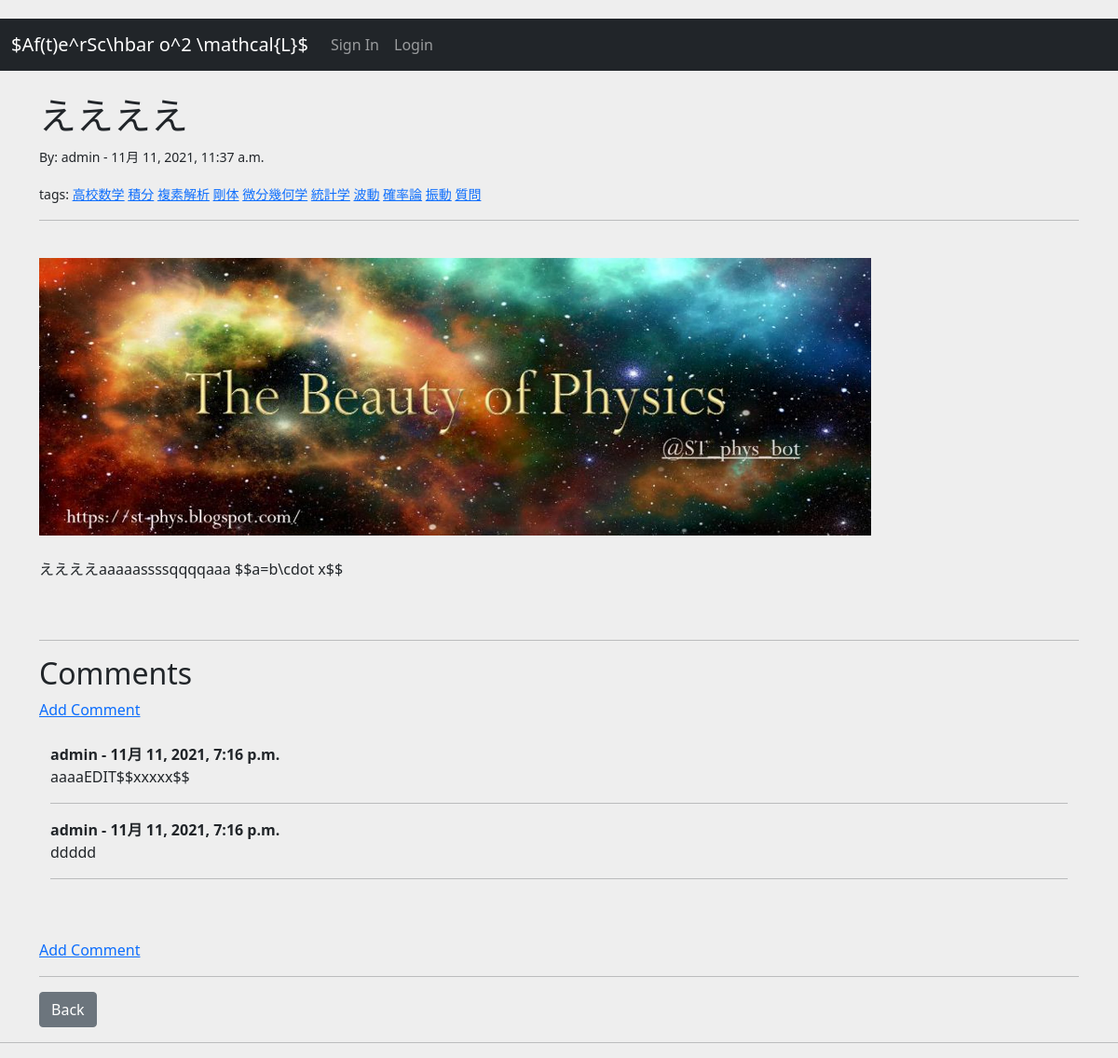
Screenshot of /article/56 with the database file from the repository.
### theblog/models.py (models this page shows, shortened)
class Post(models.Model):
    title = models.CharField(max_length=255, verbose_name='タイトル')
    header_image = models.ImageField(null=True, blank=True, upload_to="images/post/", verbose_name='画像')
    author = models.ForeignKey(User, on_delete=models.CASCADE)
    body = models.TextField(default='' , verbose_name='内容')
    post_date = models.DateTimeField(auto_now_add=True)
    category = models.CharField(max_length=255, default='uncategorized')
    likes = models.ManyToManyField(User, related_name='blog_posts')
    solved = models.BooleanField(default=False)
    tags = TaggableManager(verbose_name='タグ')
    def total_likes(self):
       return self.likes.count()

class Comment(models.Model):
    post = models.ForeignKey(Post, related_name="comments", on_delete=models.CASCADE)
    comment_image = models.ImageField(null=True, blank=True, upload_to="images/comment/", verbose_name='画像')
    name = models.ForeignKey(User, on_delete=models.CASCADE)
    body = models.TextField(verbose_name='内容')
    date_added = models.DateTimeField(auto_now_add=True)

### theblog/views.py (the view)
# urls.py: path('article/<int:pk>', ArticleDetailView.as_view(), name="article-detail"), # int: integer, pk: primary key
class ArticleDetailView(DetailView):
    model = Post
    template_name = 'article_details.html'
    def get_context_data(self, *args, **kwargs):
        cat_menu = Category.objects.all()
        context = super(ArticleDetailView, self).get_context_data(*args, **kwargs)
        stuff = get_object_or_404(Post, id=self.kwargs['pk'])
        total_likes = stuff.total_likes()
        liked = False
        if stuff.likes.filter(id=self.request.user.id).exists():
           liked = True
        context["cat_menu"] = cat_menu
        context["total_likes"] = total_likes
        context["liked"] = liked
        return context

### theblog/models.py (called while the page is built)
    def __str__(self):
       return self.name

### theblog/templates/article_details.html (shortened to what this page needs)
{% extends 'base.html' %}
{% load static %}
{% block content %}
<h1>{{ post.title }}</h1>
   <p><small>By:
      {{ post.author }} -
      {{ post.post_date}}
   </small></p>
       <p><small>tags:
           {% for tag in post.tags.all %}
                {% if tag.slug  %}
                   <a href="{% url 'posts_by_tag' tag.slug %}">{{ tag.name }}</a>
                {% else  %}
                   {{ tag.name }}
                {% endif %}
           {% endfor %}
        </small></p>
<hr>
<br/>
   {% if post.header_image %}
      <img src="{{ post.header_image.url }}" width=80% height=auto>
   <br/><br/>
   {% endif %}
   {{ post.body|safe }}
   <br/><br/>
   <br/>
   <hr>
      <h2>Comments</h2>
      {% if not post.comments.all %}
         コメントはありません...<a href ="{% url 'add_comment' post.pk %}">コメントを書く</a>
      {% else %}
      <a href ="{% url 'add_comment' post.pk %}">Add Comment</a>
      <br/><br/>
      <div class="container">
       {% for comment in post.comments.all %}
            <strong>{{ comment.name }} - {{ comment.date_added }}</strong>
            <br>
            {{ comment.body }}
            <br/>
            <hr>
         {% endfor %}
         </div>
            <br/><br/>
            <a href ="{% url 'add_comment' post.pk %}">Add Comment</a>
      {% endif %}
      <hr>
         <a href="{% url 'home' %}" class="btn btn-secondary">Back</a>
{% endblock %}

### static/theblog/css/style.css (style rules this page uses)
body { margin-top:20px; background:#eee; }
* { margin: 0; padding: 0; }

### static/theblog/css/help_keyboard.css (style rules this page uses)
* { margin: 0; padding: 0; }

### rows the page displays
Post: title "ええええ", author "admin", post_date "11月 11, 2021, 11:37 a.m.", header_image (picture), body "ええええaaaaassssqqqqaaa $$a=b\\cdot x$$"
Tag: name "高校数学"
Tag: name "積分"
Tag: name "複素解析"
Tag: name "剛体"
Tag: name "微分幾何学"
Tag: name "統計学"
Tag: name "波動"
Tag: name "確率論"
Tag: name "振動"
Tag: name "質問"
Comment: name "admin", date_added "11月 11, 2021, 7:16 p.m.", body "aaaaEDIT$$xxxxx$$"
Comment: name "admin", date_added "11月 11, 2021, 7:16 p.m.", body "ddddd"
